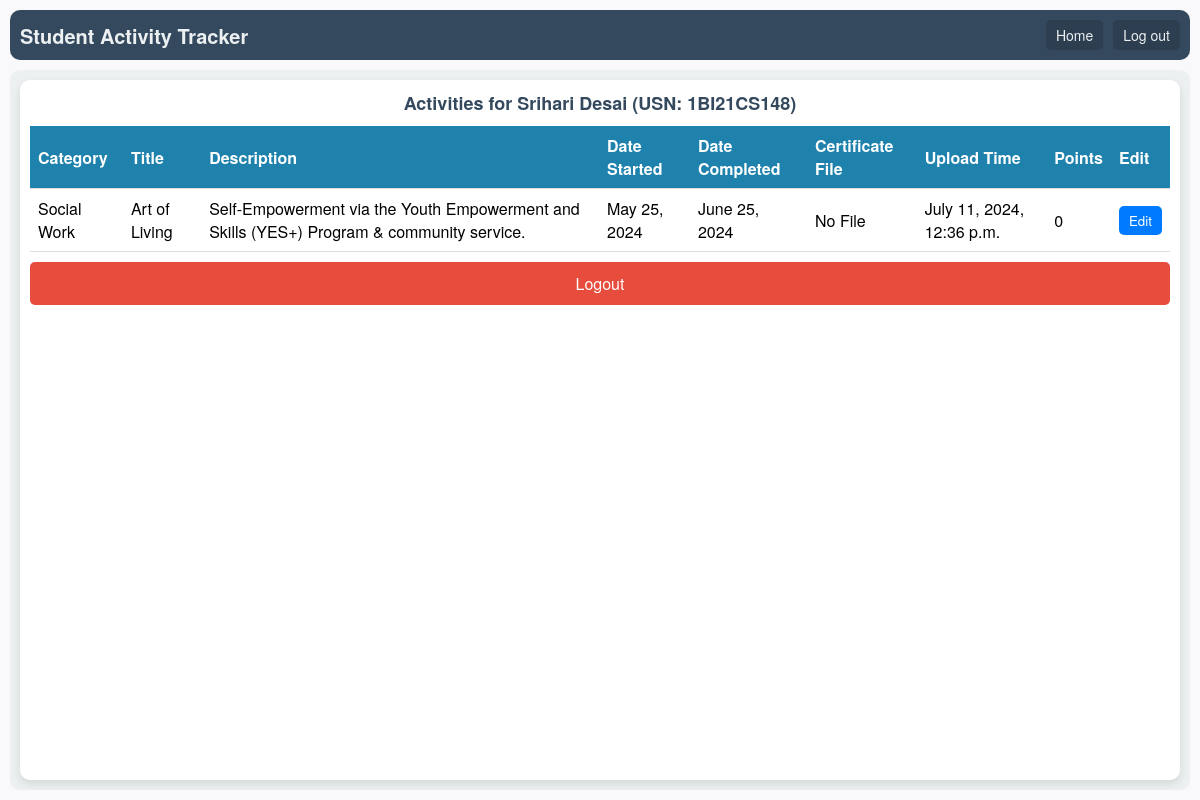
Page /activities/2/ (signed in) on the committed database.
### activityPointsApp/models.py (models this page shows, shortened)
class Student(models.Model):
    usn = models.CharField(max_length=10, unique=True)
    name = models.CharField(max_length=20)
    email = models.EmailField(unique=True)
    password = models.CharField(max_length=128)
    sem = models.IntegerField()
    sec = models.CharField(max_length=1)
    phone_no = models.CharField(max_length=10)
    points = models.IntegerField(default=0)

class Activity(models.Model):
    student = models.ForeignKey(Student, on_delete=models.CASCADE, related_name='activities')
    title = models.CharField(max_length=50)
    category = models.ForeignKey(ActivityCategory, on_delete=models.CASCADE, default=1)
    description = models.TextField()
    date_started = models.DateField(null=True)
    date_completed = models.DateField(null=True)
    cert_file = models.FileField(upload_to='activity_certificates/', blank=True, null=True)
    upload_time = models.DateTimeField(default=timezone.now)
    points = models.IntegerField(default=0)

class ActivityCategory(models.Model):
    name = models.CharField(max_length=255)
    def __str__(self):
        return self.name

### activityPointsApp/views.py (the view)
# urls.py: path('activities/<int:student_id>/', studentActivities, name='studentActivities'),
def studentActivities(request, student_id):
    if 'student_id' not in request.session and 'teacher_email' not in request.session:
        return redirect('login')  # Redirect to login page if not logged in
    student = get_object_or_404(Student, id=student_id)
    activities = student.activities.all()
    return render(request, 'myActivities.html', {"student": student, "activities": activities})

### activityPointsApp/templates/myActivities.html (shortened to what this page needs)
{% load static %}
<!DOCTYPE html>
<html lang="en">
<head>
    <link rel="stylesheet" href="{% static 'activities.css' %}">
</head>
<body>
    <div class="container">
        <div class="header">
            <div class="app-name">Student Activity Tracker</div>
            <div class="nav">
                <a class="nav-item" href="{% url "home" %}">Home</a>
                <a class="nav-item" href="{% url 'logout' %}">Log out</a>
            </div>
        </div>
        <div class="content">
            <div class="main-content">
                <h2>Activities for {{ student.name }} (USN: {{ student.usn }})</h2>
                {% if activities %}
                <div class="table-container">
                    <table>
                        <thead>
                            <tr>
                                <th>Category</th>
                                <th>Title</th>
                                <th>Description</th>
                                <th>Date Started</th>
                                <th>Date Completed</th>
                                <th>Certificate File</th>
                                <th>Upload Time</th>
                                <th>Points</th>
                                {% if request.session.teacher_email %}
                                <th>Assign Points</th>
                                {% else %}
                                <th>Edit</th>
                                {% endif %}
                            </tr>
                        </thead>
                        <tbody>
                            {% for activity in activities %}
                                <tr>
                                    <td>{{ activity.category }}</td>
                                    <td>{{ activity.title }}</td>
                                    <td>{{ activity.description }}</td>
                                    <td>{{ activity.date_started }}</td>
                                    <td>{{ activity.date_completed }}</td>
                                    <td>
                                        {% if activity.cert_file %}
                                            <a href="{{ activity.cert_file.url }}" target="_blank">Download File</a>
                                        {% else %}
                                            No File
                                        {% endif %}
                                    </td>
                                    <td>{{ activity.upload_time }}</td>
                                    <td>{{ activity.points }}</td>
                                    {% if request.session.teacher_email %}
                                    <td>
                                        <form method="post" action="{% url 'assignPoints' activity.id %}">
                                            {% csrf_token %}
                                            <input type="number" name="points" value="{{ activity.points }}" required>
                                            <button type="submit">Assign</button>
                                        </form>
                                    </td>
                                    {% else %}
                                    <td>
                                        <a href="{% url 'dashboard' activity.id %}"><button type="button">Edit</button></a>
                                    </td>
                                    {% endif %}
                                </tr>
                            {% endfor %}
                        </tbody>
                    </table>
                </div>
                {% else %}
                    <p class="no-activities-msg">No Activities!</p>
                {% endif %}
                <a href="{% url 'logout' %}" class="logout-btn">Logout</a>
            </div>
        </div>
    </div>
</body>
</html>

### activityPointsApp/static/activities.css (style rules this page uses)
* { box-sizing: border-box; margin: 0; padding: 0; font-family: 'Helvetica Neue', Arial, sans-serif; }
body { background-color: #f9f9fb; padding: 10px; display: flex; justify-content: center; align-items: center; height: 100vh; overflow: hidden; }
.container { width: 100%; max-width: 1200px; height: 100%; display: flex; flex-direction: column; }
.header { display: flex; justify-content: space-between; align-items: center; background-color: #34495e; padding: 10px; border-radius: 10px; margin-bottom: 10px; }
.app-name { font-size: 20px; color: #ecf0f1; font-weight: bold; }
.nav { display: flex; }
.nav-item { margin-left: 10px; padding: 5px 10px; background-color: #2c3e50; color: #ecf0f1; border-radius: 5px; cursor: pointer; font-size: 14px; text-decoration: none; }
.content { display: flex; justify-content: center; background-color: #ecf0f1; padding: 10px; border-radius: 10px; flex-grow: 1; overflow: hidden; }
.main-content { width: 100%; background-color: #ffffff; border-radius: 10px; padding: 10px; box-shadow: 0 4px 10px rgba(0, 0, 0, 0.1); overflow-y: auto; max-height: 100%; }
h2 { text-align: center; margin-bottom: 10px; font-size: 18px; color: #34495e; }
table { width: 100%; border-collapse: collapse; margin-bottom: 10px; }
thead { background-color: #1e82ad; color: white; }
th, td { padding: 8px; text-align: left; border-bottom: 1px solid #ddd; }
button { background-color: #007bff; border: none; color: white; padding: 5px 10px; border-radius: 5px; cursor: pointer; }
.logout-btn { display: block; margin-top: 10px; text-align: center; padding: 10px; background-color: #e74c3c; color: white; border: none; border-radius: 5px; cursor: pointer; text-decoration: none; }

### rows in the picture
Student: name "Srihari Desai", usn "1BI21CS148"
Activity: category "Social Work", title "Art of Living", description "Self-Empowerment via the Youth Empowerment and Skills (YES+) Program & community service.", date_started "May 25, 2024", date_completed "June 25, 2024", cert_file "No File", upload_time "July 11, 2024, 12:36 p.m.", points "0"
